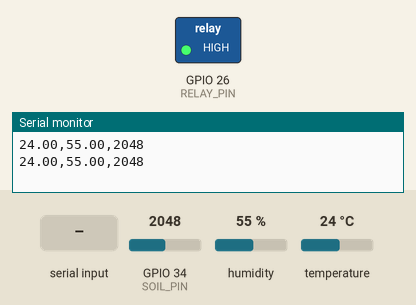
Recording of a sketch running on a simulated ESP32. Parts: switched loads named in the sketch (green lamp = pin HIGH), the last lines printed to the serial monitor. The test bench sets the inputs (shaded band); at power-on: GPIO 34 (SOIL_PIN) = 2048, humidity 55 %, temperature 24 °C.

Above: at 2.8 s.
2.9 s: "1" received over Serial
At 5.2 s:
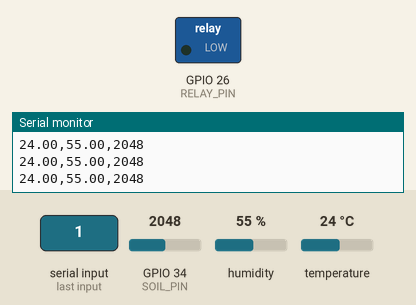
5.6 s: "0" received over Serial
At 6.5 s:
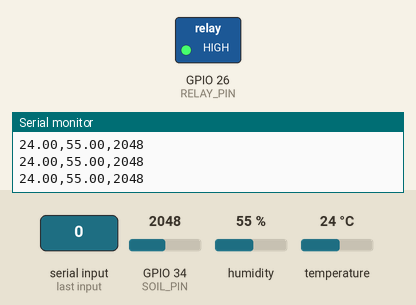
Timing chart, 0 to 8.6 s (numbered marks = the images above; inputs shaded):
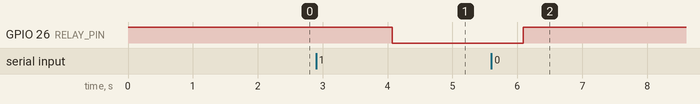

The sketch:

esp32_code_main.ino.ino
```cpp
#include <DHT.h>

#define DHTPIN 4
#define DHTTYPE DHT11
#define SOIL_PIN 34
#define RELAY_PIN 26

DHT dht(DHTPIN, DHTTYPE);

void setup() {
  Serial.begin(115200);
  dht.begin();
  pinMode(RELAY_PIN, OUTPUT);

  digitalWrite(RELAY_PIN, HIGH); // OFF initially
}

void loop() {

  // 🔹 Read sensors
  int soilValue = analogRead(SOIL_PIN);
  float temperature = dht.readTemperature();
  float humidity = dht.readHumidity();

  // 🔹 Send to Python
  Serial.print(temperature);
  Serial.print(",");
  Serial.print(humidity);
  Serial.print(",");
  Serial.println(soilValue);

  // 🔹 Receive command from Python
  if (Serial.available()) {
    char cmd = Serial.read();

    if (cmd == '1') {
      digitalWrite(RELAY_PIN, LOW);   // ON
    }
    else if (cmd == '0') {
      digitalWrite(RELAY_PIN, HIGH);  // OFF
    }
  }

  delay(2000);
}
```

Measured:
- after the input at 2.9 s, GPIO 26 (RELAY_PIN): HIGH → LOW after 1.2 s
- after the input at 5.6 s, GPIO 26 (RELAY_PIN): LOW → HIGH after 0.49 s
